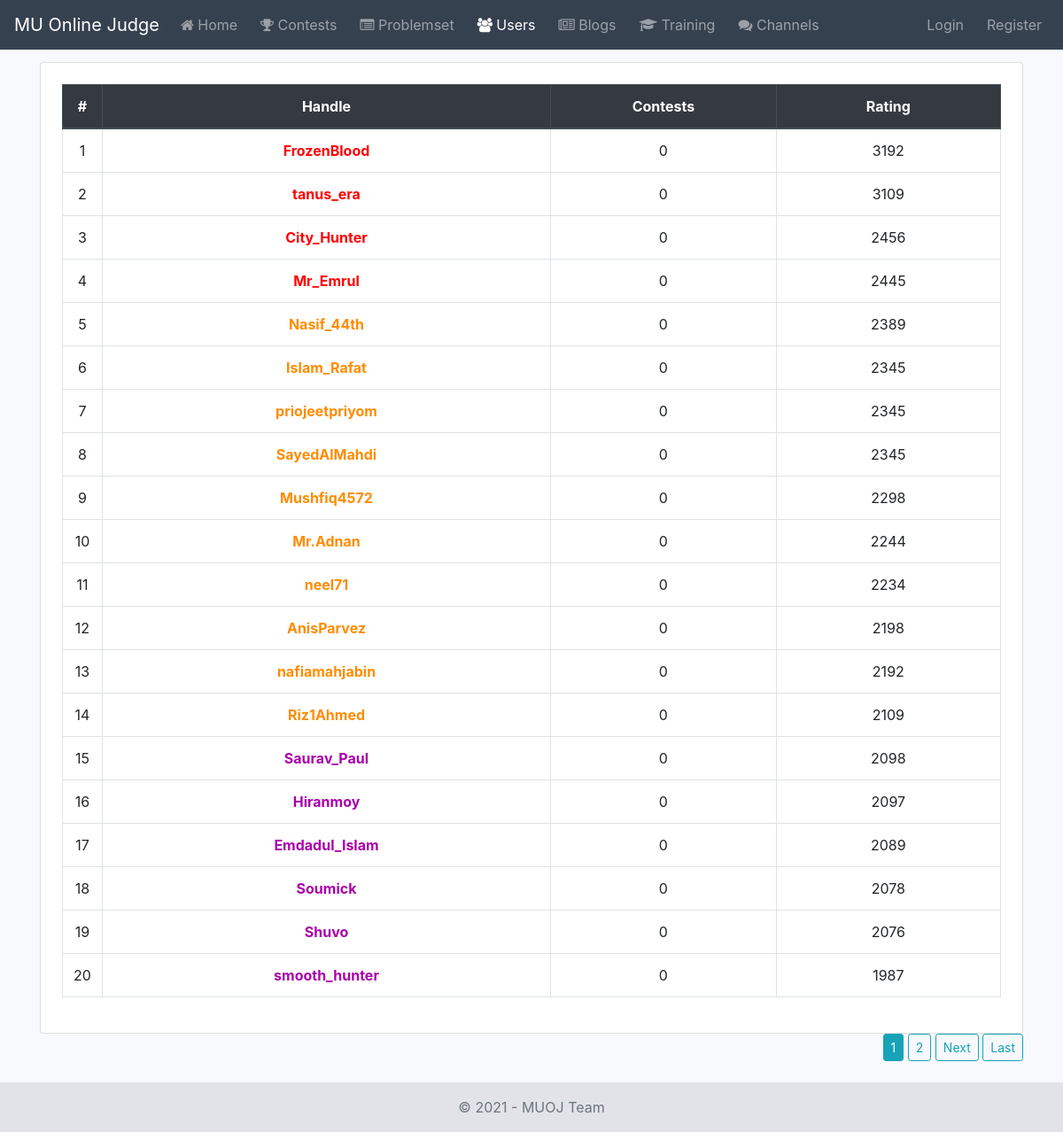
Screenshot of /accounts/ with the database file from the repository.
### accounts/models.py (models this page shows, shortened)
class Profile(models.Model):
    class RankChoices(models.IntegerChoices):
        NEWBIE = -10000, _('Newbie')
        PUPIL = 1200, _('Pupil')
        SPECIALIST = 1400, _('Specialist')
        EXPERT = 1600, _('Expert')
        CANDIDATE_MASTER = 1900, _('Candidate Master')
        MASTER = 2100, _('Master')
        INTERNATIONAL_MASTER = 2300, 'International Master'
        GRANDMASTER = 2400, _('Grandmaster')
    user = models.OneToOneField(User, on_delete=models.CASCADE)
    profile_picture = models.ImageField(default='default.jpg', upload_to='profile_pics')
    institution = models.CharField(max_length=100)
    location = models.CharField(max_length=200)
    rating = models.IntegerField(default=0)
    rank = models.IntegerField(choices=RankChoices.choices, default=RankChoices.NEWBIE)
    """
    Rating History Format:
    [
        {
            'contest_id': 1,
            'contest_title': 'MU Contest 1',
            'rank': 27,
            'previous_rating': 1387,
            'new_rating': 1456
        }
    ]
    """
    rating_history = models.JSONField(verbose_name=_('Rating History'), default=list, blank=True)
    levels_completed = models.PositiveIntegerField(verbose_name=_("Current Level"), default=1)
    class Meta:
        verbose_name = _('Profile')
        verbose_name_plural = _('Profiles')
        ordering = ['-id']
    @property
    def contest_count(self):
        return len(self.rating_history)

### accounts/views.py (the view)
# urls.py: path('', UserListView.as_view(), name='user-list'),
class UserListView(ListView):
    model = User
    paginate_by = 20
    template_name = 'accounts/user_list.html'
    context_object_name = 'users'
    def get_queryset(self):
        return Profile.objects.all().order_by('-rating')
    def get_context_data(self, **kwargs):
        context = super().get_context_data(**kwargs)
        context.update({
            'users_nav': 'active'
        })
        return context

### accounts/templates/accounts/user_list.html (shortened to what this page needs)
{% extends 'accounts/base.html' %}
{% block content %}
    <div class="card">
        <div class="card-body">
            <div class="table-responsive p-1">
                <table class="table table-hover table-bordered text-center">
                    <thead class="thead-dark">
                        <tr>
                            <th > #</th>
                            <th width="50%"> Handle</th>
                            <th width="25%"> Contests </th>
                            <th width="25%"> Rating</th>
                        </tr>
                    </thead>
                    <tbody>
                        {% for user in users %}
                            <tr>
                                <td> {{ forloop.counter }} </td>
                                <td>
                                    <a href="{% url 'accounts:user-profile' user.user.username %}" class="rank-text rank-{{ user.rank }}">
                                        {{ user.user }}
                                    </a>
                                </td>
                                <td> {{ user.contest_count }} </td>
                                <td> {{ user.rating }} </td>
                            </tr>
                        {% endfor %}
                    </tbody>
                </table>
            </div>
        </div>
    </div>
    {% include 'snippets/paginations.html' %}
{% endblock %}

### static_local/core/css/base.css (style rules this page uses)
* { list-style: none; margin: 0; padding: 0; box-sizing: border-box; }
.bg-light-blue { background-color: #f7f9fc; }
.rank-text { font-weight: bold; }
.rank-1900 { color: #a0a; }
.rank-2100 { color: #FF8C00; }
.rank-2300 { color: #FF8C00; }
.rank-2400 { color: red; }

### rows the page displays
Profile: user "FrozenBlood", contest_count "0", rating "3192"
Profile: user "tanus_era", contest_count "0", rating "3109"
Profile: user "City_Hunter", contest_count "0", rating "2456"
Profile: user "Mr_Emrul", contest_count "0", rating "2445"
Profile: user "Nasif_44th", contest_count "0", rating "2389"
Profile: user "Islam_Rafat", contest_count "0", rating "2345"
Profile: user "priojeetpriyom", contest_count "0", rating "2345"
Profile: user "SayedAlMahdi", contest_count "0", rating "2345"
Profile: user "Mushfiq4572", contest_count "0", rating "2298"
Profile: user "Mr.Adnan", contest_count "0", rating "2244"
Profile: user "neel71", contest_count "0", rating "2234"
Profile: user "AnisParvez", contest_count "0", rating "2198"
Profile: user "nafiamahjabin", contest_count "0", rating "2192"
Profile: user "Riz1Ahmed", contest_count "0", rating "2109"
Profile: user "Saurav_Paul", contest_count "0", rating "2098"
Profile: user "Hiranmoy", contest_count "0", rating "2097"
Profile: user "Emdadul_Islam", contest_count "0", rating "2089"
Profile: user "Soumick", contest_count "0", rating "2078"
Profile: user "Shuvo", contest_count "0", rating "2076"
Profile: user "smooth_hunter", contest_count "0", rating "1987"

### other values shown
{{ num }} "1"
{{ num }} "2"
